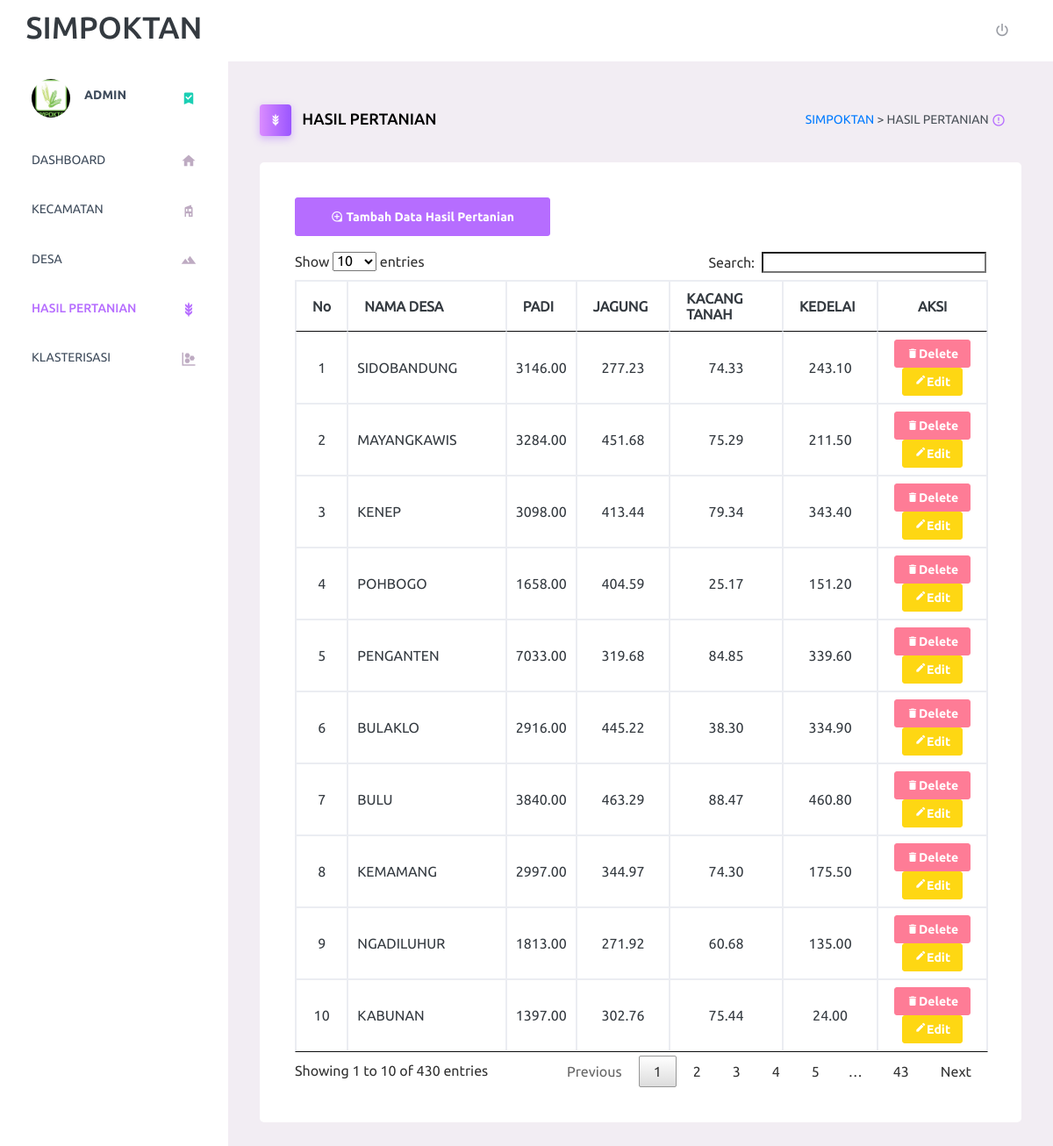
The page /index.php/c_hasilpertanian on the database its author committed.
### tables this page shows
CREATE TABLE `hasil_pertanian` (
  `id_hasil` varchar(20) NOT NULL,
  `id_desa` varchar(20) NOT NULL,
  `padi` decimal(20,2) NOT NULL,
  `jagung` decimal(20,2) NOT NULL,
  `kacang_tanah` decimal(20,2) NOT NULL,
  `kedelai` decimal(20,2) NOT NULL
);

CREATE TABLE `desa` (
  `id_desa` varchar(20) NOT NULL,
  `nama_desa` varchar(20) NOT NULL,
  `id_kecamatan` varchar(20) NOT NULL
);

### application/controllers/C_hasilpertanian.php (called while the page is built, shortened)
<?php
	class C_hasilpertanian extends CI_Controller{
		public function index(){
			$hasil_pertanian =$this->M_data->tampil_hasil()->result();
			$data['hasil_pertanian'] = $hasil_pertanian;
			$hasil_pertanian = $hasil_pertanian[count($hasil_pertanian)-1];
			$hasil_pertanian = $hasil_pertanian->id_hasil;
			$hasil_pertanian = str_replace("H", "", $hasil_pertanian);
			$hasil_pertanian = (int)$hasil_pertanian;
			$hasil_pertanian ++;
			$data['id_hasil'] = $hasil_pertanian;
			$id_desa = $this->M_data->get_select('id_desa', 'hasil_pertanian');
			$list_id = array();
			foreach ($id_desa as $k) {
				$list_id[count($list_id)] = $k->id_desa;
			}
			$data[
				'list_desa'] = $this->M_data->get_desa_unik($list_id);
				$this->load->view('V_link');
				$this->load->view('V_navbar');
				$this->load->view('V_hasilpertanian',$data);
			}
}
 ?>

### index.php (called while the page is built, shortened)
<?php
require_once BASEPATH.'core/CodeIgniter.php';

### application/models/M_data.php (called while the page is built, shortened)
<?php
class M_data extends CI_Model{
	public function tampil_hasil(){
		return $this->db->get_where('hasil_pertanian,desa','hasil_pertanian.id_desa=desa.id_desa');
	}
	public function get_desa_unik($arr){
		$this->db->where_not_in('id_desa', $arr);
		return $this->db->get('desa')->result();
	}
	public function get_select($select,$nama_table){
		$this->db->select($select);
		return $this->db->get($nama_table)->result();
	}
}
 ?>

### application/views/V_hasilpertanian.php (the view, shortened to what this page needs)
<body>
      <div class="main-panel">
        <div class="content-wrapper">
          <div class="page-header">
            <h3 class="page-title">
              <span class="page-title-icon bg-gradient-primary text-white mr-2">
                <i class="mdi mdi-barley"></i>
              </span>
              HASIL PERTANIAN
            </h3>
            <nav aria-label="breadcrumb">
              <ul class="breadcrumb">
                <li class="breadcrumb-item active" aria-current="page">
                  <span><a href="<?= site_url('C_dashboard/breadcrumb') ?>">SIMPOKTAN </a>> </span>HASIL PERTANIAN
                  <i class="mdi mdi-alert-circle-outline icon-sm text-primary align-middle"></i>
                </li>
              </ul>
            </nav>
          </div>
          <section class="content">
              <div class="card">
              <div class="card-body">
              <button class="btn btn-primary mdi mdi-loupe" data-toggle="modal" data-target="#exampleModal"> Tambah Data Hasil Pertanian</button>
              <br>
              <br>
          <table class="table-bordered" id="myTable">
                <thead>
                  <tr>
                      <th>No</th>
                      <th>NAMA DESA</th>
                      <th>PADI</th>
                      <th>JAGUNG</th>
                      <th>KACANG TANAH</th>
                      <th>KEDELAI</th>
                      <th><center>AKSI</center></th>
                  </tr>
                </thead>
                <tbody>
                         <?php
                         $no = 1;
                         foreach ($hasil_pertanian as $hsl) :
                         ?>
                  <tr>
                        <td><center><?php echo $no++ ?></center></td>
                        <td><?php echo $hsl->nama_desa ?></td>
                        <td><center><?php echo $hsl->padi ?></center></td>
                        <td><center><?php echo $hsl->jagung ?></center></td>
                        <td><center><?php echo $hsl->kacang_tanah ?></center></td>
                        <td><center><?php echo $hsl->kedelai ?></center></td>
                        <td><center>
                            <a href="<?php echo base_url('c_hasilpertanian/hapus_hasil/'.$hsl->id_hasil."/".$hsl->nama_desa)?>">
                            <button class="mdi mdi-delete btn btn-danger btn-sm " onclick="javascript: return confirm('HAPUS DATA HASIL PERTANIAN ?')">Delete</button>
                            </a>
                            <?php echo anchor('c_hasilpertanian/edit_hasil/'.$hsl->id_hasil,'<button class="mdi mdi-border-color btn btn-warning btn-sm">Edit</button>') ?>
                        </center></td>
                  </tr>
                        <?php endforeach; ?>
                </tbody>
          </table>
        </section>
      </div>
    </div>
    </div>
  </div>

### rows shown on the page
hasil_pertanian: id_desa.nama_desa "SIDOBANDUNG", padi "3146.00", jagung "277.23", kacang_tanah "74.33", kedelai "243.10", id_hasil "Edit"
hasil_pertanian: id_desa.nama_desa "MAYANGKAWIS", padi "3284.00", jagung "451.68", kacang_tanah "75.29", kedelai "211.50", id_hasil "Edit"
hasil_pertanian: id_desa.nama_desa "KENEP", padi "3098.00", jagung "413.44", kacang_tanah "79.34", kedelai "343.40", id_hasil "Edit"
hasil_pertanian: id_desa.nama_desa "POHBOGO", padi "1658.00", jagung "404.59", kacang_tanah "25.17", kedelai "151.20", id_hasil "Edit"
hasil_pertanian: id_desa.nama_desa "PENGANTEN", padi "7033.00", jagung "319.68", kacang_tanah "84.85", kedelai "339.60", id_hasil "Edit"
hasil_pertanian: id_desa.nama_desa "BULAKLO", padi "2916.00", jagung "445.22", kacang_tanah "38.30", kedelai "334.90", id_hasil "Edit"
hasil_pertanian: id_desa.nama_desa "BULU", padi "3840.00", jagung "463.29", kacang_tanah "88.47", kedelai "460.80", id_hasil "Edit"
hasil_pertanian: id_desa.nama_desa "KEMAMANG", padi "2997.00", jagung "344.97", kacang_tanah "74.30", kedelai "175.50", id_hasil "Edit"
hasil_pertanian: id_desa.nama_desa "NGADILUHUR", padi "1813.00", jagung "271.92", kacang_tanah "60.68", kedelai "135.00", id_hasil "Edit"
hasil_pertanian: id_desa.nama_desa "KABUNAN", padi "1397.00", jagung "302.76", kacang_tanah "75.44", kedelai "24.00", id_hasil "Edit"
